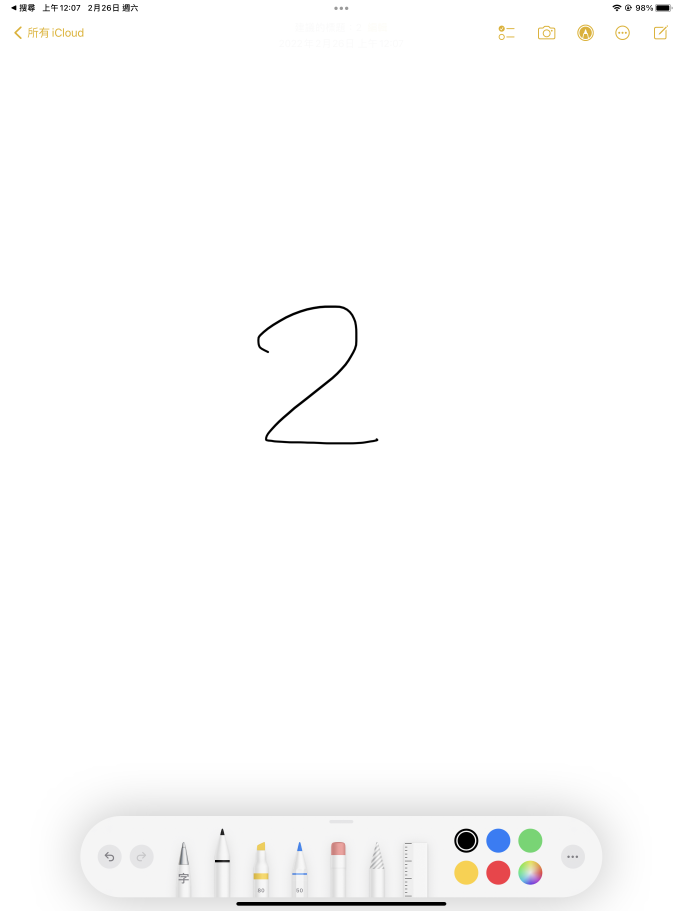
#> input picture Final_Project_MLP/2.jpg, 2048 x 2732 px (shown at 1/3 size)
$ jupyter execute --allow-errors Final_Project.ipynb
#> lines starting #> are read from the running program, lines starting #| are printed output that depends on the picture; after the words box and inside, x2 and y2 are one past the last pixel; in counts of white or black regions, pixels touching at a corner belong together
# 導入需要用到的函式庫

[cell 1]
import matplotlib.pyplot as plt
import seaborn as sns
import numpy as np
import cv2
from scipy.io import loadmat
from sklearn.neural_network import MLPClassifier
from sklearn.metrics import classification_report
from sklearn.metrics import confusion_matrix
from sklearn.metrics import accuracy_score

# 讀取"手寫數字"原始資料

#> (a cell that did not finish here is left out)

# 畫出前十筆Data

#> (a cell that did not finish here is left out)

# 打亂資料

[cell 4]
shuffle_index = np.random.permutation(70000)
#> (the rest of this cell did not finish here and is left out)

# 分割資料

#> (a cell that did not finish here is left out)

[cell 6]
mlp = MLPClassifier(hidden_layer_sizes=(100,),
                    max_iter=30,
                    alpha=1e-4,
                    solver='sgd',
                    verbose=10,
                    tol=1e-5,
                    random_state=1,
                    learning_rate_init=0.001)

#> (the rest of this cell did not finish here and is left out)

# 混淆矩陣

#> (a cell that did not finish here is left out)

# 準確率

#> (a cell that did not finish here is left out)

# 使用自己手寫的數字來做預測

# 首先利用matplotlib印出自己的手寫數字圖片

[cell 9]
img = cv2.imread('2.jpg')
#> img is the input picture: shape (2732, 2048, 3); mean B, G, R 251.6, 251.8, 251.9
plt.imshow(img)
plt.show()

# 裁切原始圖片，並利用opencv儲存

[cell 10]
crop_img = img[800:1500, 500:1300, :]
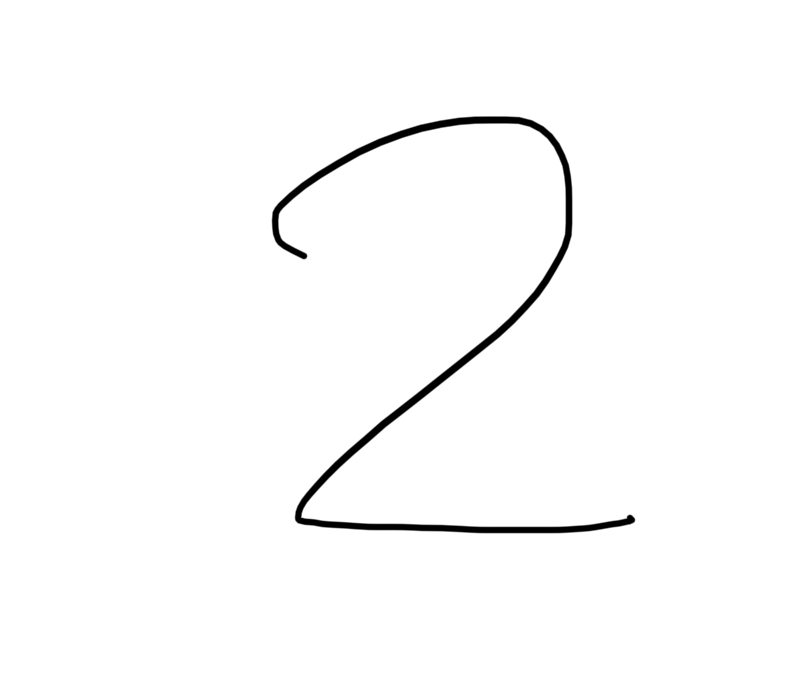
#> crop_img: shape (700, 800, 3); min 0, max 255, mean 251.3
cv2.imwrite('2_crop.jpg', crop_img)
plt.imshow(crop_img)

# 讀取剛剛儲存的圖片並resize成(28, 28)的大小

[cell 11]
from PIL import Image

img = Image.open("2_crop.jpg")
#> img: PIL image 800x700 RGB
resized_img = img.resize((28, 28))
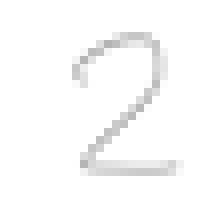
#> resized_img: PIL image 28x28 RGB (shown 8 times larger); min 180, max 255, mean 250.9
resized_img.save("resized_image.jpg")

# 把resize過後的圖片轉成黑白

[cell 12]
test_img = cv2.imread('resized_image.jpg')
#> test_img: shape (28, 28, 3); min 182, max 255, mean 249.9
test_img = cv2.cvtColor(test_img, cv2.COLOR_BGR2GRAY)
#> test_img: shape (28, 28)

def convert_color(imgArray):
    for i in range(28):
        for j in range(28):
            if imgArray[i, j] >= 247:
                imgArray[i, j] = 0
            else:
                imgArray[i, j] = 255
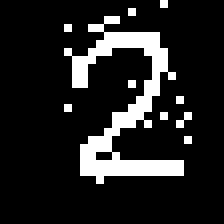
#> imgArray: shape (28, 28) (shown 8 times larger); 13.6% white in thin lines or dots, all inside (x1, y1, x2, y2) = (8, 0, 24, 23)

    return imgArray

test_img = convert_color(test_img)
plt.imshow(test_img)
